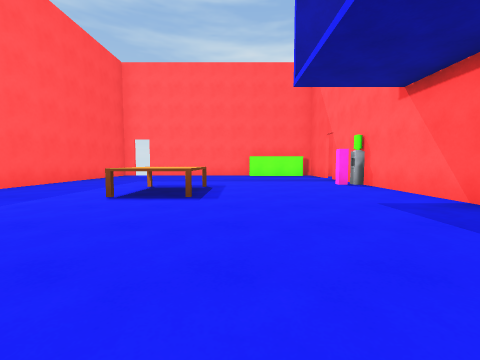
[1] (above)

13 first-person views from a walk through a scene from a Unity 3-D project. The camera is 1.2 m above the floor, tilts 4° down and sees 90° across. The floor is counted in squares, 2 m on a side. Each view is taken from the middle of a square. On the plan, view 1 faces up. The plan holds only what a view shows up to about 9 squares ahead; the rest is blank. The place goes on beyond the plan. The player character is not drawn. Surface patterns are stand-ins for the level's own textures.

[2]
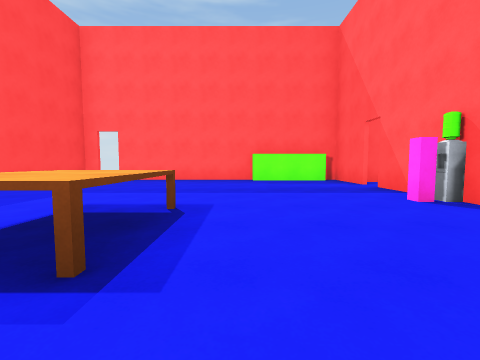

[3]
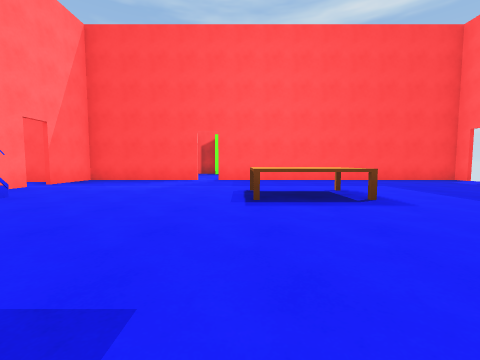

[4]
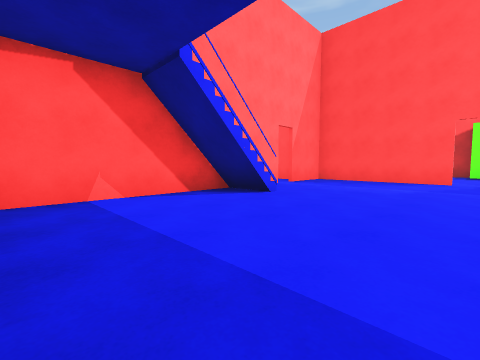

[5]
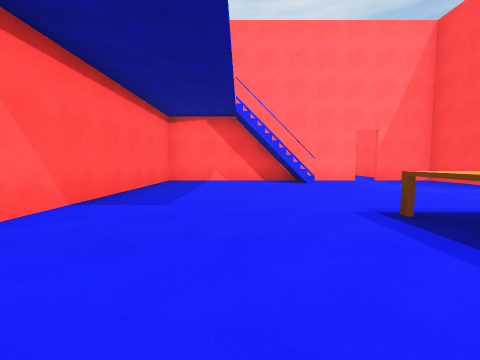

[6]
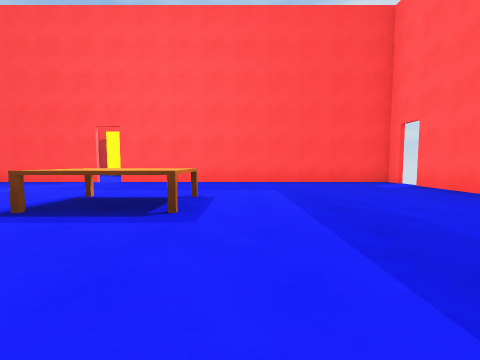

[7]
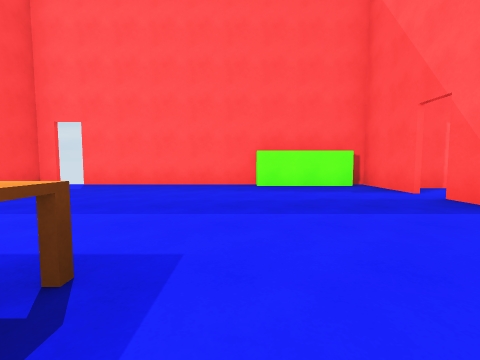

[8]
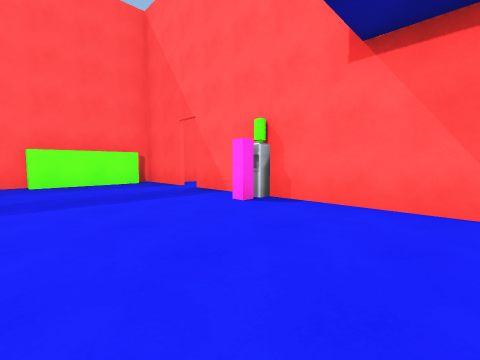

[9]
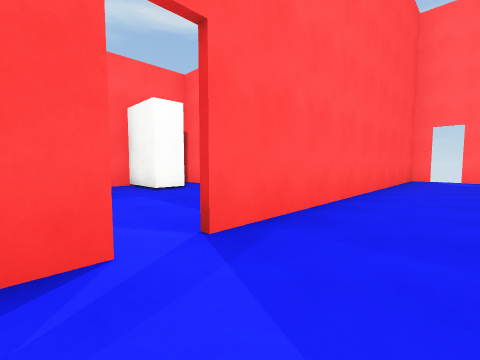

[10]
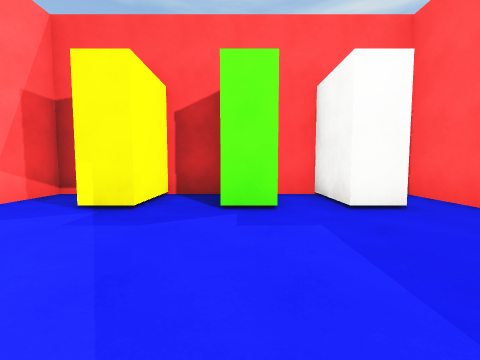

[11]
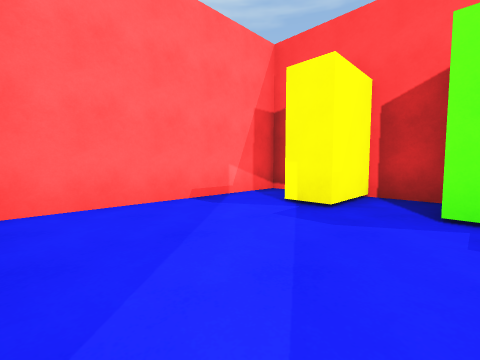

[12]
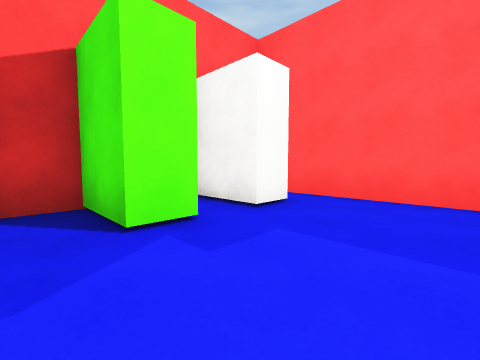

[13]
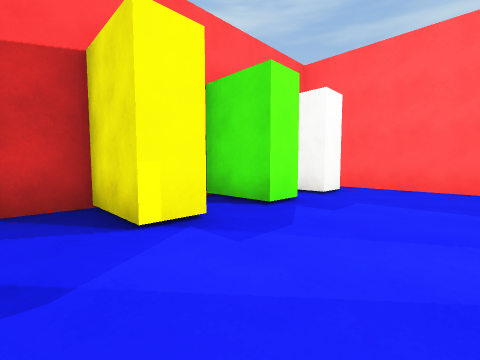

### Floor plan
Points are (right, up) in squares from view 1. A wall is a line through its corners. A room is listed if a view was taken in it or the views show most of it. See-through windows are left out.
Room 1 (views 1, 2, 3, 4, 5, 6, 7, 8, 9)
walls: (-1.2, -0.1) (-0.2, -0.1); (3.5, 7.5) (3.5, 9.1); (-5.6, 2.5) (-5.6, -1.4) (-3.7, -1.4); (3.5, 9.6) (3.5, 11.8); (-3.1, -1.4) (3.5, -1.4) (3.5, 6.7) (2.8, 6.7); (3, 11.3) (0.5, 11.3) (0.5, 11.7) (-4.4, 11.7); (-5, 11.7) (-5.6, 11.7) (-5.6, 3.1)
ways out: opening at (-6, 3) to room 2; gap at (-5, 12); gap at (4, 9)
objects: desk (-2, 5) to (-1, 6)
Room 2 (views 10, 11, 12, 13)
walls: (-9.1, 3.5) (-9.1, 2.7) (-10.7, 2.7) (-10.7, 1.6) (-9.1, 1.6) (-9.1, 0.9) (-10.7, 0.9) (-10.7, -0.5) (-5.9, -0.5); (-9.1, 5.2) (-9.1, 4.5) (-10.7, 4.5) (-10.7, 3.6); (-6.9, 6.2) (-10.6, 6.2)
ways out: opening at (-6, 3) to room 1

Where each view was taken, in squares from view 1:
view 1: 0 up, 0 right, facing up
view 2: 3 up, 0 right, facing up
view 3: 4 up, 3 right, facing left
view 4: 3 up, 3 right, facing down-left
view 5: 7 up, 1 right, facing down
view 6: 7 up, 2 right, facing left
view 7: 5 up, 0 right, facing up
view 8: 4 up, 0 right, facing up-right
view 9: 2 up, 4 left, facing up-left
view 10: 3 up, 6 left, facing left
view 11: 3 up, 6 left, facing down-left
view 12: 2 up, 7 left, facing up-left
view 13: 0 up, 7 left, facing up-left
